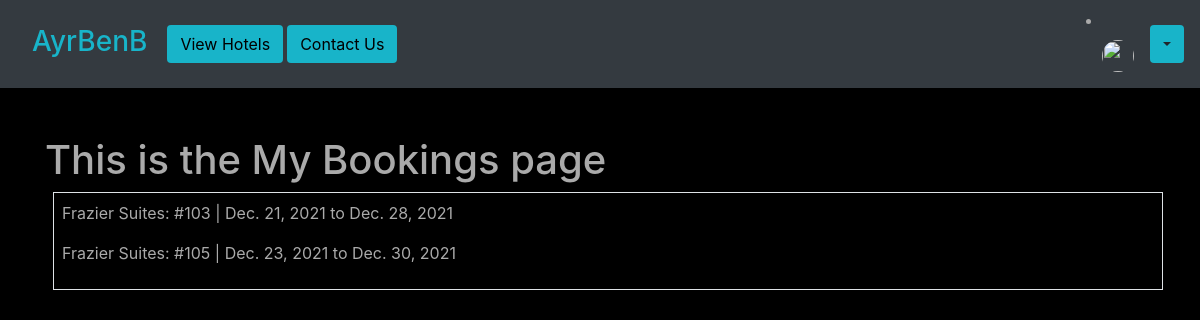
Screenshot of /my-bookings (signed in) with the database file from the repository.
### base/models.py (models this page shows, shortened)
class RoomBooking(models.Model):
    user = models.ForeignKey(settings.AUTH_USER_MODEL, on_delete=models.CASCADE,
                            blank=True, null=True)
    room = models.ForeignKey(HotelRoom, on_delete=models.CASCADE)
    date_booked = models.DateTimeField(auto_now_add=True)
    booking_start_date = models.DateField(null=True)
    booking_end_date = models.DateField(null=True)

class HotelRoom(models.Model):
    hotel = models.ForeignKey(Hotel, on_delete=models.CASCADE)
    room_number = models.IntegerField(blank=False, default='000')
    is_booked = models.BooleanField(default=False)
    slug = models.SlugField()
    def __str__(self):
        return "{0}: #{1}".format(self.hotel.hotel_name, self.room_number)

class Hotel(models.Model):
    location = models.ForeignKey(Location, on_delete=models.CASCADE, default=True, null=True)
    hotel_name = models.CharField(max_length=100)
    hotel_rating = models.IntegerField(default=1, validators=[
            MaxValueValidator(5),
            MinValueValidator(1)
        ])
    description = models.CharField(max_length=500, blank=False, default="Lorem ipsum dolor sit amet consectetur adipisicing elit.")
    slug = models.SlugField()
    image = models.ImageField(upload_to='images/', default='images/default.jpg')

### base/views.py (the view)
# urls.py: path('my-bookings', views.my_booking_view, name='my-bookings'),
def my_booking_view(request):
    bookings = RoomBooking.objects.filter(user=request.user)
    context = {
        'bookings': bookings
    }
    return render(request, "base/my-bookings.html", context)

### base/templates/base/my-bookings.html
{% extends "base/base.html" %}
{% block content %}
    <h1>This is the My Bookings page</h1>
    <div class="container align-items-center border border-grey m-2 p-2">
        {% for booking in bookings %}
            <p>{{ booking.room }} | {{ booking.booking_start_date }} to {{ booking.booking_end_date }} </p>
        {% endfor %}
    </div>
{% endblock content %}

### base/static/base/main.css (style rules this page uses)
body { background: #fafafa00; color: #aaaaaa; background-color: #78c2c9; }
.bg-black { background-color: rgb(0, 0, 0); }

### rows the page displays
RoomBooking: room "Frazier Suites: #103", booking_start_date "Dec. 21, 2021", booking_end_date "Dec. 28, 2021"
RoomBooking: room "Frazier Suites: #105", booking_start_date "Dec. 23, 2021", booking_end_date "Dec. 30, 2021"
